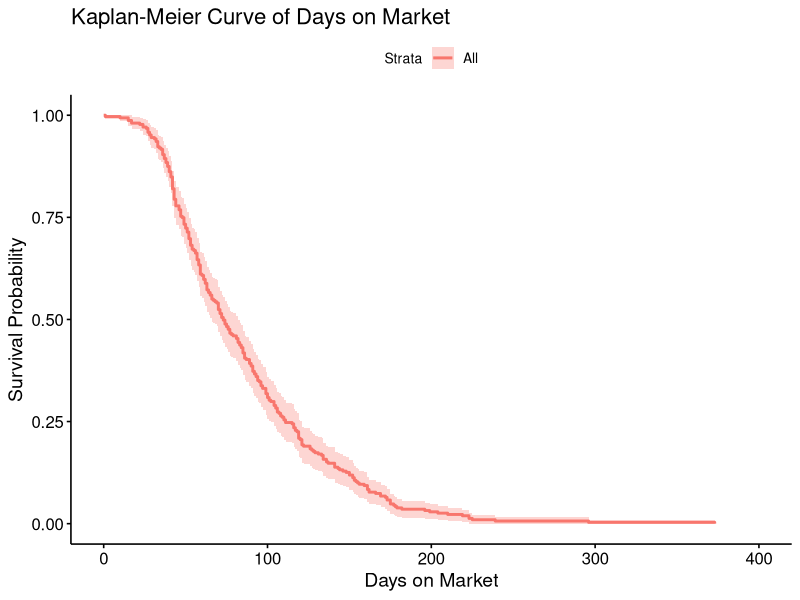
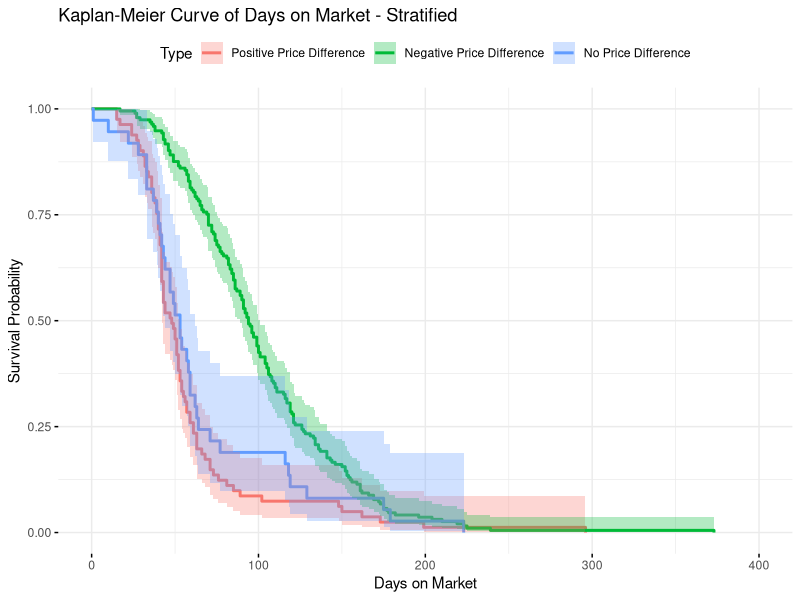
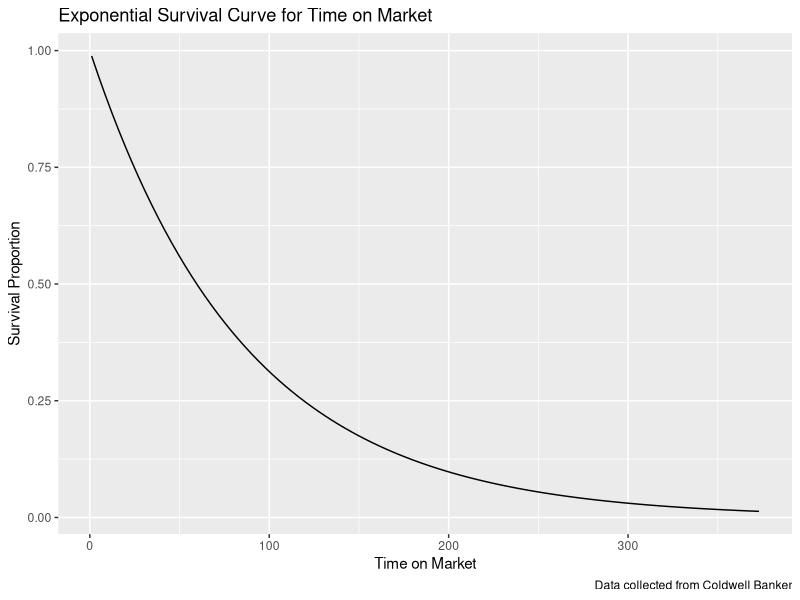
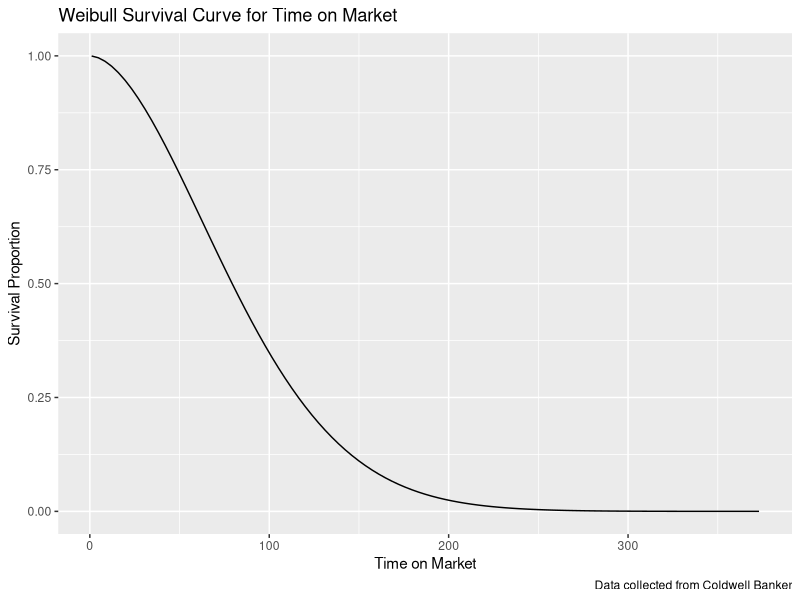
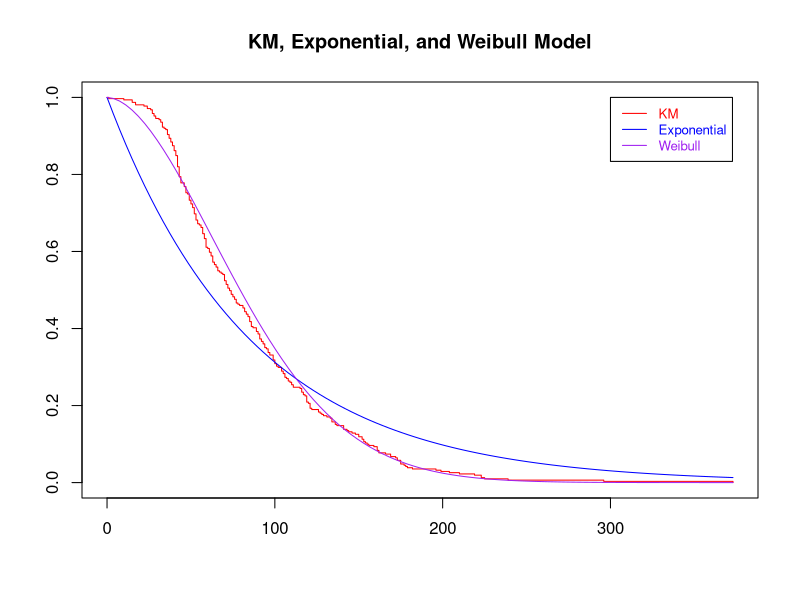
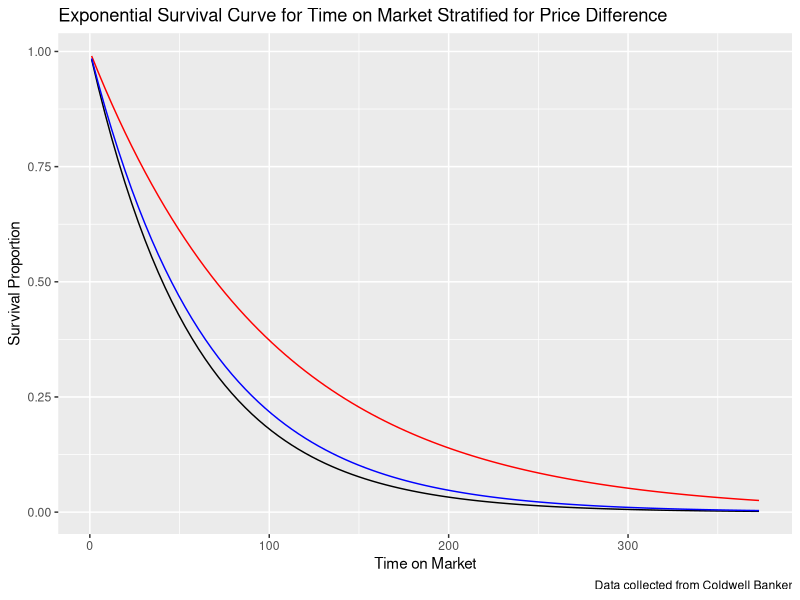
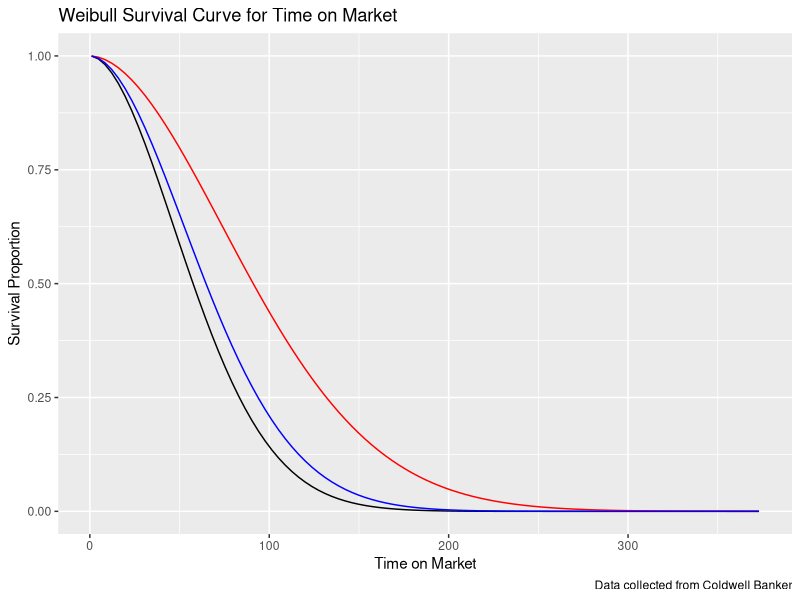

Write the R code that produced these figures, in order.
## ---- chunk 1
knitr::opts_chunk$set(echo = TRUE)

library(tidyverse)
library(readr)
library(ggplot2)
library(survival)
library(survminer)

house <- read_csv("../Source/house_TC.csv")

house <- house %>% mutate(tom = ifelse(tom == 0, 1, tom))

house$prdiff_np <- as.factor(house$prdiff_np)

## ---- chunk 2

# mean(house$tom)
# median(house$tom)
KM = survfit( Surv(tom) ~ 1 , conf.type="plain" , data=house ) 
ggsurvplot(KM, data=house) +
  labs(x = "Days on Market", y = "Survival Probability", title = "Kaplan-Meier Curve of Days on Market")

## ---- chunk 3

# mean(house$tom[house$prdiff_np==1])
# mean(house$tom[house$prdiff_np==2])
# mean(house$tom[house$prdiff_np==3])

# Note: Price Difference = sold - listed
(KMECDF = survfit(Surv(tom) ~ as.factor(prdiff_np), data=house ))

## ---- chunk 4

ggsurvplot(KMECDF, data=house, conf.int=T, legend.title="Type", ggtheme = theme_minimal(),
           legend.labs=c("Positive Price Difference","Negative Price Difference", "No Price Difference")) +
  labs(x = "Days on Market", y = "Survival Probability", title = "Kaplan-Meier Curve of Days on Market - Stratified")

## ---- chunk 5

survreg(Surv(tom) ~ 1, dist = "exponential", data=house)

## ---- chunk 6

surv_exp <- function(x) {1-pexp(x, 1/exp(4.454011)) }
# integrate(surv_exp, 0, Inf)
# qexp(0.5, 1/exp(4.454011))
house %>% ggplot(aes(x=tom), conf.int = TRUE) +  
  stat_function(fun=surv_exp, lower.tail=FALSE) + 
  labs(title = "Exponential Survival Curve for Time on Market", x="Time on Market", y="Survival Proportion",
       caption = "Data collected from Coldwell Banker")

## ---- chunk 7

survreg(Surv(tom) ~ 1, dist = "weibull", data=house)

## ---- chunk 8

surv_weibull <- function(x) {1-pweibull(x, 1/0.5511901, exp(4.575712)) }
# integrate(surv_weibull, 0, Inf)
# qweibull(0.5, 1/0.5511901, exp(4.575712))
house %>% ggplot(aes(x=tom), conf.int = TRUE) +  
  stat_function(fun=surv_weibull, lower.tail=FALSE) + 
  labs(title = "Weibull Survival Curve for Time on Market", x="Time on Market", y="Survival Proportion",
     caption = "Data collected from Coldwell Banker")

## ---- chunk 9

plot(KM, col="red", conf.int=F, main="KM, Exponential, and Weibull Model")
curve(1-pexp(x, 1/exp(4.454011)), add=T, col="blue")
curve(1-pweibull(x, 1/0.5511901, exp(4.575712)), add=T, col="purple")
legend(300,1,c("KM","Exponential", "Weibull"), col=c("red","blue","purple") , text.col=c("red","blue","purple") , lty=1 , cex=0.8 )

## ---- chunk 10

survreg(Surv(tom) ~ as.factor(prdiff_np), dist = "weibull", data=house)

## ---- chunk 11

surv <- function(x){1-pexp(x, 1/exp(4.0672313))}
surv1 <- function(x){1-pexp(x, 1/exp(4.0672313 + 0.5522913))}
surv2 <- function(x){1-pexp(x, 1/exp(4.0672313 + 0.1166739))}


house %>% ggplot(aes(x=tom)) + 
  stat_function(fun=surv, lower.tail=FALSE, col="black") + 
  stat_function(fun=surv1, lower.tail=FALSE, col="red") + 
  stat_function(fun=surv2, lower.tail=FALSE, col="blue") +
  labs(title = "Exponential Survival Curve for Time on Market Stratified for Price Difference", x="Time on Market", y="Survival Proportion",
       caption = "Data collected from Coldwell Banker")


## ---- chunk 12

survreg(Surv(tom) ~ prdiff_np, dist = "weibull", data=house)

## ---- chunk 13

surv3 <- function(x){1-pweibull(x, shape=1/0.5340263, scale=exp(4.2485166))}
surv4 <- function(x){1-pweibull(x, shape=1/0.5340263, scale=exp(4.2485166 + 0.4589256))}
surv5 <- function(x){1-pweibull(x, shape=1/0.5340263, scale=exp(4.2485166 + 0.1177328))}


house %>% ggplot(aes(x=tom)) + 
  stat_function(fun=surv3, lower.tail=FALSE, col="black") + 
  stat_function(fun=surv4, lower.tail=FALSE, col="red") +
    stat_function(fun=surv5, lower.tail=FALSE, col="blue") +  labs(title = "Weibull Survival Curve for Time on Market", x="Time on Market", y="Survival Proportion",
       caption = "Data collected from Coldwell Banker") 
## ---- chunk 14

survdiff(Surv(tom) ~ as.factor(prdiff_np), data=house)

## ---- chunk 15

1 - pchisq(37.71+10.75+5.41, df=2)

## ---- chunk 16
# Note: + = hot houses
(HR = (81/41.5)/(193/244.2)) # + / -
## ---- chunk 17
cat("[", HR*exp(-1.96*sqrt(1/41.5+1/244.2)), ", ", HR*exp(+1.96*sqrt(1/41.5+1/244.2)),"]", sep="")
## ---- chunk 18
(HR = (193/244.2)/(37/25.3)) # - / 0
## ---- chunk 19
cat("[", HR*exp(-1.96*sqrt(1/244.2+1/25.3)), ", ", HR*exp(+1.96*sqrt(1/244.2+1/25.3)),"]", sep="")
## ---- chunk 20
# Note: + = hot houses
(HR = (81/41.5)/(37/25.3)) # + / 0
## ---- chunk 21
cat("[", HR*exp(-1.96*sqrt(1/41.5+1/25.3)), ", ", HR*exp(+1.96*sqrt(1/41.5+1/25.3)),"]", sep="")
